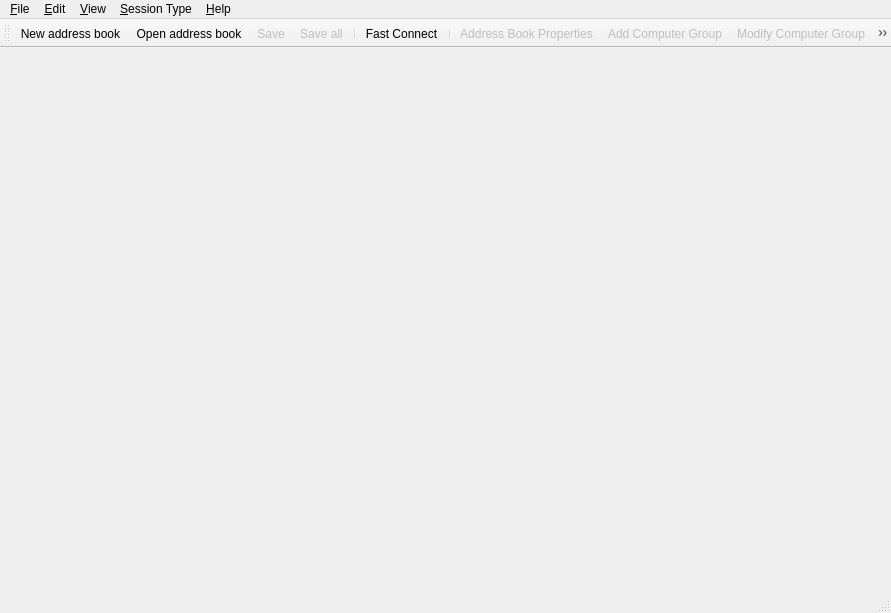
<?xml version="1.0" encoding="UTF-8"?>
<ui version="4.0">
 <class>ConsoleMainWindow</class>
 <widget class="QMainWindow" name="ConsoleMainWindow">
  <property name="geometry">
   <rect>
    <x>0</x>
    <y>0</y>
    <width>891</width>
    <height>613</height>
   </rect>
  </property>
  <property name="windowTitle">
   <string>Aspia Console</string>
  </property>
  <widget class="QWidget" name="central_widget">
   <layout class="QVBoxLayout" name="verticalLayout_2">
    <property name="spacing">
     <number>0</number>
    </property>
    <property name="leftMargin">
     <number>0</number>
    </property>
    <property name="topMargin">
     <number>0</number>
    </property>
    <property name="rightMargin">
     <number>0</number>
    </property>
    <property name="bottomMargin">
     <number>0</number>
    </property>
    <item>
     <widget class="QTabWidget" name="tab_widget">
      <property name="currentIndex">
       <number>-1</number>
      </property>
      <property name="documentMode">
       <bool>true</bool>
      </property>
      <property name="tabsClosable">
       <bool>true</bool>
      </property>
      <property name="movable">
       <bool>true</bool>
      </property>
     </widget>
    </item>
   </layout>
  </widget>
  <widget class="QMenuBar" name="menu_bar">
   <property name="geometry">
    <rect>
     <x>0</x>
     <y>0</y>
     <width>891</width>
     <height>21</height>
    </rect>
   </property>
   <widget class="QMenu" name="menu_file">
    <property name="title">
     <string>&amp;File</string>
    </property>
    <widget class="QMenu" name="menu_recent_open">
     <property name="title">
      <string>Recent open</string>
     </property>
     <addaction name="action_clear_mru"/>
     <addaction name="separator"/>
    </widget>
    <addaction name="action_new"/>
    <addaction name="action_open"/>
    <addaction name="menu_recent_open"/>
    <addaction name="action_save"/>
    <addaction name="action_save_as"/>
    <addaction name="action_save_all"/>
    <addaction name="action_close"/>
    <addaction name="action_close_all"/>
    <addaction name="separator"/>
    <addaction name="action_fast_connect"/>
    <addaction name="separator"/>
    <addaction name="action_exit"/>
   </widget>
   <widget class="QMenu" name="menu_edit">
    <property name="title">
     <string>&amp;Edit</string>
    </property>
    <addaction name="action_address_book_properties"/>
    <addaction name="separator"/>
    <addaction name="action_add_computer_group"/>
    <addaction name="action_modify_computer_group"/>
    <addaction name="action_delete_computer_group"/>
    <addaction name="separator"/>
    <addaction name="action_add_computer"/>
    <addaction name="action_modify_computer"/>
    <addaction name="action_delete_computer"/>
   </widget>
   <widget class="QMenu" name="menu_session_type">
    <property name="title">
     <string>&amp;Session Type</string>
    </property>
    <addaction name="action_desktop_manage"/>
    <addaction name="action_desktop_view"/>
    <addaction name="action_file_transfer"/>
   </widget>
   <widget class="QMenu" name="menu_help">
    <property name="title">
     <string>&amp;Help</string>
    </property>
    <addaction name="action_online_help"/>
    <addaction name="separator"/>
    <addaction name="action_check_updates"/>
    <addaction name="action_update_settings"/>
    <addaction name="separator"/>
    <addaction name="action_about"/>
   </widget>
   <widget class="QMenu" name="menu_view">
    <property name="title">
     <string>&amp;View</string>
    </property>
    <widget class="QMenu" name="menu_language">
     <property name="title">
      <string>&amp;Language</string>
     </property>
     <property name="icon">
      <iconset resource="resources/console.qrc">
       <normaloff>:/img/locale.png</normaloff>:/img/locale.png</iconset>
     </property>
    </widget>
    <addaction name="menu_language"/>
    <addaction name="action_toolbar"/>
    <addaction name="action_statusbar"/>
    <addaction name="separator"/>
    <addaction name="action_show_tray_icon"/>
    <addaction name="action_minimize_to_tray"/>
   </widget>
   <addaction name="menu_file"/>
   <addaction name="menu_edit"/>
   <addaction name="menu_view"/>
   <addaction name="menu_session_type"/>
   <addaction name="menu_help"/>
  </widget>
  <widget class="console::ConsoleStatusBar" name="status_bar"/>
  <widget class="QToolBar" name="tool_bar">
   <property name="windowTitle">
    <string>Tool Bar</string>
   </property>
   <property name="iconSize">
    <size>
     <width>16</width>
     <height>16</height>
    </size>
   </property>
   <attribute name="toolBarArea">
    <enum>TopToolBarArea</enum>
   </attribute>
   <attribute name="toolBarBreak">
    <bool>false</bool>
   </attribute>
   <addaction name="action_new"/>
   <addaction name="action_open"/>
   <addaction name="action_save"/>
   <addaction name="action_save_all"/>
   <addaction name="separator"/>
   <addaction name="action_fast_connect"/>
   <addaction name="separator"/>
   <addaction name="action_address_book_properties"/>
   <addaction name="action_add_computer_group"/>
   <addaction name="action_modify_computer_group"/>
   <addaction name="action_delete_computer_group"/>
   <addaction name="action_add_computer"/>
   <addaction name="action_modify_computer"/>
   <addaction name="action_delete_computer"/>
   <addaction name="separator"/>
   <addaction name="action_desktop_manage"/>
   <addaction name="action_desktop_view"/>
   <addaction name="action_file_transfer"/>
   <addaction name="separator"/>
   <addaction name="action_about"/>
   <addaction name="action_exit"/>
  </widget>
  <action name="action_new">
   <property name="icon">
    <iconset resource="resources/console.qrc">
     <normaloff>:/img/document.png</normaloff>:/img/document.png</iconset>
   </property>
   <property name="text">
    <string>&amp;New address book</string>
   </property>
   <property name="shortcut">
    <string>Ctrl+N</string>
   </property>
  </action>
  <action name="action_open">
   <property name="icon">
    <iconset resource="resources/console.qrc">
     <normaloff>:/img/open.png</normaloff>:/img/open.png</iconset>
   </property>
   <property name="text">
    <string>&amp;Open address book...</string>
   </property>
   <property name="shortcut">
    <string>Ctrl+O</string>
   </property>
  </action>
  <action name="action_save">
   <property name="enabled">
    <bool>false</bool>
   </property>
   <property name="icon">
    <iconset resource="resources/console.qrc">
     <normaloff>:/img/disk.png</normaloff>:/img/disk.png</iconset>
   </property>
   <property name="text">
    <string>&amp;Save</string>
   </property>
   <property name="shortcut">
    <string>Ctrl+S</string>
   </property>
  </action>
  <action name="action_save_as">
   <property name="enabled">
    <bool>false</bool>
   </property>
   <property name="text">
    <string>Save &amp;as...</string>
   </property>
   <property name="shortcut">
    <string>Ctrl+Alt+S</string>
   </property>
  </action>
  <action name="action_close">
   <property name="enabled">
    <bool>false</bool>
   </property>
   <property name="text">
    <string>&amp;Close</string>
   </property>
   <property name="shortcut">
    <string>Ctrl+W</string>
   </property>
  </action>
  <action name="action_exit">
   <property name="icon">
    <iconset resource="resources/console.qrc">
     <normaloff>:/img/exit.png</normaloff>:/img/exit.png</iconset>
   </property>
   <property name="text">
    <string>&amp;Exit</string>
   </property>
  </action>
  <action name="action_add_computer_group">
   <property name="enabled">
    <bool>false</bool>
   </property>
   <property name="icon">
    <iconset resource="resources/console.qrc">
     <normaloff>:/img/folder-plus.png</normaloff>:/img/folder-plus.png</iconset>
   </property>
   <property name="text">
    <string>Add Computer Group</string>
   </property>
  </action>
  <action name="action_modify_computer_group">
   <property name="enabled">
    <bool>false</bool>
   </property>
   <property name="icon">
    <iconset resource="resources/console.qrc">
     <normaloff>:/img/folder-pencil.png</normaloff>:/img/folder-pencil.png</iconset>
   </property>
   <property name="text">
    <string>Modify Computer Group</string>
   </property>
  </action>
  <action name="action_delete_computer_group">
   <property name="enabled">
    <bool>false</bool>
   </property>
   <property name="icon">
    <iconset resource="resources/console.qrc">
     <normaloff>:/img/folder-minus.png</normaloff>:/img/folder-minus.png</iconset>
   </property>
   <property name="text">
    <string>Delete Computer Group</string>
   </property>
  </action>
  <action name="action_add_computer">
   <property name="enabled">
    <bool>false</bool>
   </property>
   <property name="icon">
    <iconset resource="resources/console.qrc">
     <normaloff>:/img/computer-plus.png</normaloff>:/img/computer-plus.png</iconset>
   </property>
   <property name="text">
    <string>Add Computer</string>
   </property>
  </action>
  <action name="action_modify_computer">
   <property name="enabled">
    <bool>false</bool>
   </property>
   <property name="icon">
    <iconset resource="resources/console.qrc">
     <normaloff>:/img/computer-pencil.png</normaloff>:/img/computer-pencil.png</iconset>
   </property>
   <property name="text">
    <string>Modify Computer</string>
   </property>
  </action>
  <action name="action_delete_computer">
   <property name="enabled">
    <bool>false</bool>
   </property>
   <property name="icon">
    <iconset resource="resources/console.qrc">
     <normaloff>:/img/computer-minus.png</normaloff>:/img/computer-minus.png</iconset>
   </property>
   <property name="text">
    <string>Delete Computer</string>
   </property>
  </action>
  <action name="action_desktop_manage">
   <property name="checkable">
    <bool>true</bool>
   </property>
   <property name="checked">
    <bool>true</bool>
   </property>
   <property name="icon">
    <iconset resource="resources/console.qrc">
     <normaloff>:/img/monitor-keyboard.png</normaloff>:/img/monitor-keyboard.png</iconset>
   </property>
   <property name="text">
    <string>Desktop &amp;Manage</string>
   </property>
  </action>
  <action name="action_desktop_view">
   <property name="checkable">
    <bool>true</bool>
   </property>
   <property name="icon">
    <iconset resource="resources/console.qrc">
     <normaloff>:/img/monitor.png</normaloff>:/img/monitor.png</iconset>
   </property>
   <property name="text">
    <string>Desktop &amp;View</string>
   </property>
  </action>
  <action name="action_file_transfer">
   <property name="checkable">
    <bool>true</bool>
   </property>
   <property name="icon">
    <iconset resource="resources/console.qrc">
     <normaloff>:/img/folder-stand.png</normaloff>:/img/folder-stand.png</iconset>
   </property>
   <property name="text">
    <string>&amp;File Transfer</string>
   </property>
  </action>
  <action name="action_online_help">
   <property name="icon">
    <iconset resource="resources/console.qrc">
     <normaloff>:/img/lifebuoy.png</normaloff>:/img/lifebuoy.png</iconset>
   </property>
   <property name="text">
    <string>&amp;Online Help...</string>
   </property>
   <property name="shortcut">
    <string>F1</string>
   </property>
  </action>
  <action name="action_about">
   <property name="icon">
    <iconset resource="resources/console.qrc">
     <normaloff>:/img/about.png</normaloff>:/img/about.png</iconset>
   </property>
   <property name="text">
    <string>&amp;About</string>
   </property>
  </action>
  <action name="action_address_book_properties">
   <property name="enabled">
    <bool>false</bool>
   </property>
   <property name="icon">
    <iconset resource="resources/console.qrc">
     <normaloff>:/img/book-pencil.png</normaloff>:/img/book-pencil.png</iconset>
   </property>
   <property name="text">
    <string>Address Book Properties</string>
   </property>
  </action>
  <action name="action_desktop_manage_connect">
   <property name="icon">
    <iconset resource="resources/console.qrc">
     <normaloff>:/img/monitor-keyboard.png</normaloff>:/img/monitor-keyboard.png</iconset>
   </property>
   <property name="text">
    <string>Desktop Manage</string>
   </property>
   <property name="toolTip">
    <string>Desktop Manage</string>
   </property>
  </action>
  <action name="action_desktop_view_connect">
   <property name="icon">
    <iconset resource="resources/console.qrc">
     <normaloff>:/img/monitor.png</normaloff>:/img/monitor.png</iconset>
   </property>
   <property name="text">
    <string>Desktop View</string>
   </property>
   <property name="toolTip">
    <string>Desktop View</string>
   </property>
  </action>
  <action name="action_file_transfer_connect">
   <property name="icon">
    <iconset resource="resources/console.qrc">
     <normaloff>:/img/folder-stand.png</normaloff>:/img/folder-stand.png</iconset>
   </property>
   <property name="text">
    <string>File Transfer</string>
   </property>
   <property name="toolTip">
    <string>File Transfer</string>
   </property>
  </action>
  <action name="action_toolbar">
   <property name="checkable">
    <bool>true</bool>
   </property>
   <property name="checked">
    <bool>false</bool>
   </property>
   <property name="text">
    <string>Tool Bar</string>
   </property>
  </action>
  <action name="action_statusbar">
   <property name="checkable">
    <bool>true</bool>
   </property>
   <property name="checked">
    <bool>false</bool>
   </property>
   <property name="text">
    <string>Status Bar</string>
   </property>
  </action>
  <action name="action_fast_connect">
   <property name="icon">
    <iconset resource="resources/console.qrc">
     <normaloff>:/img/plug-disconnect.png</normaloff>:/img/plug-disconnect.png</iconset>
   </property>
   <property name="text">
    <string>Fast Connect...</string>
   </property>
  </action>
  <action name="action_show_tray_icon">
   <property name="checkable">
    <bool>true</bool>
   </property>
   <property name="text">
    <string>Show tray icon</string>
   </property>
  </action>
  <action name="action_minimize_to_tray">
   <property name="checkable">
    <bool>true</bool>
   </property>
   <property name="text">
    <string>Minimize to tray</string>
   </property>
  </action>
  <action name="action_show_hide">
   <property name="text">
    <string>Hide</string>
   </property>
  </action>
  <action name="action_save_all">
   <property name="enabled">
    <bool>false</bool>
   </property>
   <property name="icon">
    <iconset resource="resources/console.qrc">
     <normaloff>:/img/disks.png</normaloff>:/img/disks.png</iconset>
   </property>
   <property name="text">
    <string>Save all</string>
   </property>
   <property name="shortcut">
    <string>Ctrl+Shift+S</string>
   </property>
  </action>
  <action name="action_close_all">
   <property name="enabled">
    <bool>false</bool>
   </property>
   <property name="text">
    <string>Close all</string>
   </property>
   <property name="shortcut">
    <string>Ctrl+Shift+W</string>
   </property>
  </action>
  <action name="action_check_updates">
   <property name="text">
    <string>Check for updates...</string>
   </property>
  </action>
  <action name="action_update_settings">
   <property name="text">
    <string>Update Settings</string>
   </property>
  </action>
  <action name="action_clear_mru">
   <property name="text">
    <string>Clear</string>
   </property>
  </action>
 </widget>
 <layoutdefault spacing="6" margin="11"/>
 <customwidgets>
  <customwidget>
   <class>console::ConsoleStatusBar</class>
   <extends>QStatusBar</extends>
   <header>console/console_statusbar.h</header>
  </customwidget>
 </customwidgets>
 <resources>
  <include location="resources/console.qrc"/>
 </resources>
 <connections/>
</ui>
